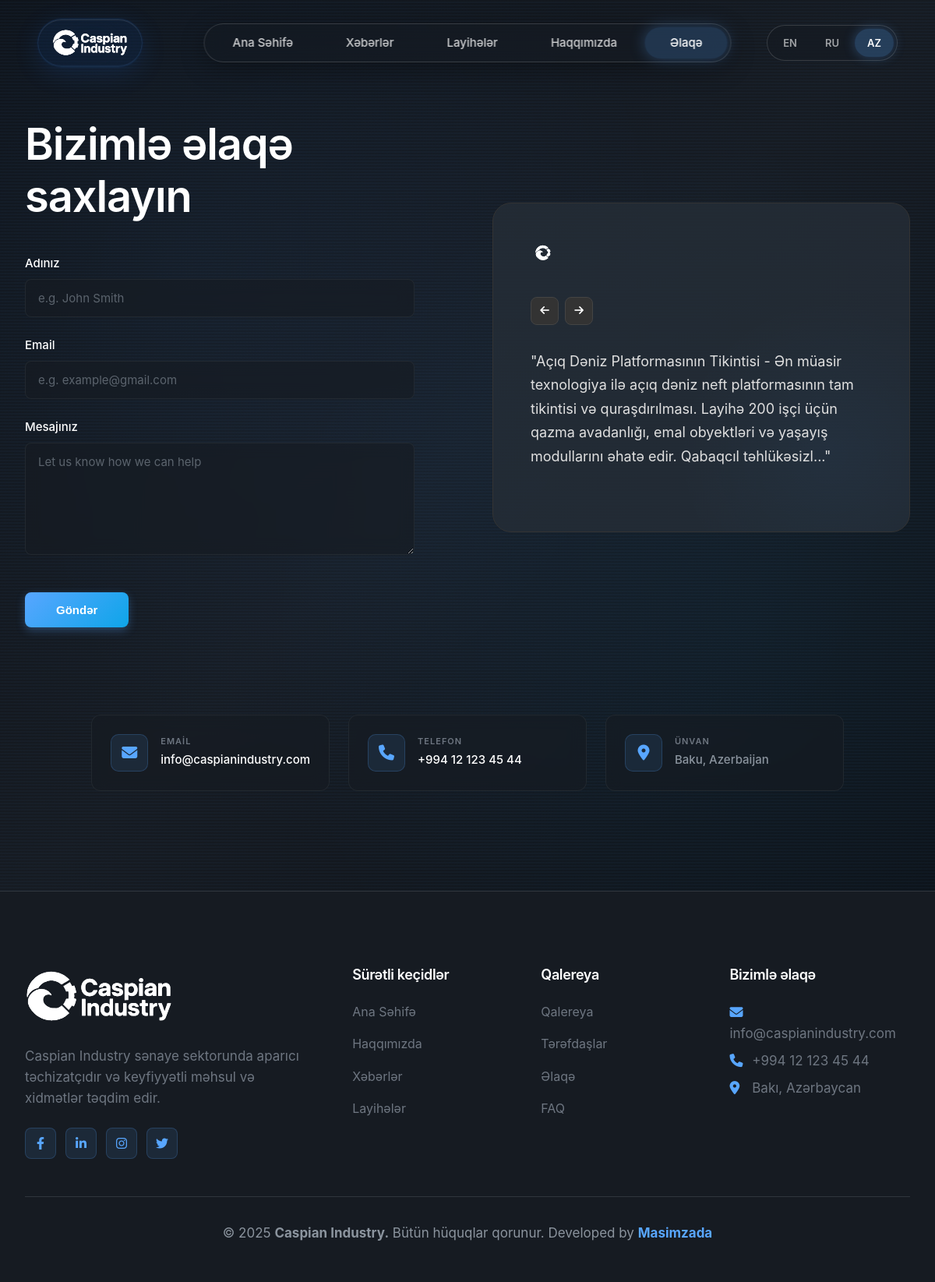
The page /pages/contact.php on the database its author committed.
### tables this page shows
CREATE TABLE projects (
                id INTEGER PRIMARY KEY AUTOINCREMENT,
                title_en TEXT NOT NULL,
                title_ru TEXT NOT NULL,
                title_az TEXT NOT NULL,
                description_en TEXT NOT NULL,
                description_ru TEXT NOT NULL,
                description_az TEXT NOT NULL,
                category_en TEXT,
                category_ru TEXT,
                category_az TEXT,
                client TEXT,
                completion_date DATE,
                location TEXT,
                images TEXT,
                created_at DATETIME DEFAULT CURRENT_TIMESTAMP,
                updated_at DATETIME DEFAULT CURRENT_TIMESTAMP,
                is_published INTEGER DEFAULT 1,
                sort_order INTEGER DEFAULT 0
            );

CREATE TABLE site_settings (
                id INTEGER PRIMARY KEY AUTOINCREMENT,
                setting_key TEXT UNIQUE NOT NULL,
                setting_value TEXT,
                updated_at DATETIME DEFAULT CURRENT_TIMESTAMP
            );

### includes/language.php (called while the page is built, shortened)
<?php
class Language {
    private static $currentLang = DEFAULT_LANG;
    private static $translations = [];
    private static function loadTranslations() {
        $file = __DIR__ . '/../languages/' . self::$currentLang . '.json';
        if (file_exists($file)) {
            $json = file_get_contents($file);
            self::$translations = json_decode($json, true);
        }
    }
    public static function get($key, $default = '') {
        return self::$translations[$key] ?? $default;
    }
    public static function getSuffix() {
        return '_' . self::$currentLang;
    }
}
function t($key, $default = '') {
    return Language::get($key, $default);
}

### pages/contact.php (the view, shortened to what this page needs)
<?php require_once '../includes/header.php'; ?>
<section class="contact-section">
    <div class="contact-container">
        <div class="contact-form-wrapper">
            <h1 class="contact-title"><?php echo t('contact_title','We\'re here to help'); ?></h1>
            <form id="contactForm" action="<?php echo BASE_URL; ?>/includes/contact-handler.php" method="POST" class="modern-contact-form">
                <div class="form-group">
                    <label class="form-label"><?php echo t('contact_name','Name'); ?></label>
                    <input type="text" name="name" class="form-control" placeholder="e.g. John Smith" required>
                </div>
                <div class="form-group">
                    <label class="form-label"><?php echo t('contact_email','Email address'); ?></label>
                    <input type="email" name="email" class="form-control" placeholder="e.g. example@gmail.com" required>
                </div>
                <div class="form-group">
                    <label class="form-label"><?php echo t('contact_message','Message'); ?></label>
                    <textarea name="message" class="form-control" rows="6" placeholder="Let us know how we can help" required></textarea>
                </div>
                <button type="submit" class="btn-send-message">
                    <?php echo t('contact_send','Send message'); ?>
                </button>
            </form>
        </div>
        <div class="testimonial-card-wrapper">
            <div class="testimonial-card">
                <div class="testimonial-gradient"></div>
                <div class="testimonial-content">
                    <div class="testimonial-logo">
                        <img src="<?php echo BASE_URL; ?>/assets/images/logo.svg" alt="Logo">
                    </div>
                    <div class="testimonial-navigation">
                        <button class="nav-arrow" onclick="prevTestimonial()">
                            <i class="fas fa-arrow-left"></i>
                        </button>
                        <button class="nav-arrow" onclick="nextTestimonial()">
                            <i class="fas fa-arrow-right"></i>
                        </button>
                    </div>
                    <div class="testimonial-text" id="testimonialText">
                        <?php
                        $db = Database::getInstance()->getConnection();
                        $lang_suffix = Language::getSuffix();
                        $stmt = $db->query("SELECT * FROM projects WHERE is_published = 1 ORDER BY sort_order ASC LIMIT 1");
                        $project = $stmt->fetch();
                        if ($project) {
                            $title = $project['title' . $lang_suffix];
                            $description = strip_tags($project['description' . $lang_suffix]);
                            $excerpt = mb_substr($description, 0, 200) . '...';
                            echo '<p>"' . htmlspecialchars($title) . ' - ' . htmlspecialchars($excerpt) . '"</p>';
                        } else {
                            echo '<p>"Caspian Industry <strong>cut project delays by 30%</strong> and transformed our global team communication, saving us hours every week."</p>';
                        }
                        ?>
                    </div>
                </div>
            </div>
        </div>
    </div>
    <div class="contact-info-wrapper" >
        <div class="container">
            <?php
            $db = Database::getInstance()->getConnection();
            $stmt = $db->query("SELECT setting_key, setting_value FROM site_settings");
            $settingsData = $stmt->fetchAll(PDO::FETCH_KEY_PAIR);
            $email = isset($settingsData['contact_email']) ? $settingsData['contact_email'] : (isset($settingsData['email']) ? $settingsData['email'] : '');
            $phone = isset($settingsData['contact_phone']) ? $settingsData['contact_phone'] : (isset($settingsData['phone']) ? $settingsData['phone'] : '');
            $address = isset($settingsData['address']) ? $settingsData['address'] : '';
            ?>
            <div class="contact-info-grid" style="margin-top:1rem;">
                <?php if (!empty($email)): ?>
                <div class="contact-info-item">
                    <div class="contact-info-icon">
                        <i class="fas fa-envelope"></i>
                    </div>
                    <div class="contact-info-content">
                        <h4><?php echo t('contact_email','Email'); ?></h4>
                        <a href="mailto:<?php echo htmlspecialchars($email); ?>">
                            <?php echo htmlspecialchars($email); ?>
                        </a>
                    </div>
                </div>
                <?php endif; ?>
                <?php if (!empty($phone)): ?>
                <div class="contact-info-item">
                    <div class="contact-info-icon">
                        <i class="fas fa-phone"></i>
                    </div>
                    <div class="contact-info-content">
                        <h4><?php echo t('contact_phone','Phone'); ?></h4>
                        <a href="tel:<?php echo htmlspecialchars($phone); ?>">
                            <?php echo htmlspecialchars($phone); ?>
                        </a>
                    </div>
                </div>
                <?php endif; ?>
                <?php if (!empty($address)): ?>
                <div class="contact-info-item">
                    <div class="contact-info-icon">
                        <i class="fas fa-map-marker-alt"></i>
                    </div>
                    <div class="contact-info-content">
                        <h4><?php echo t('contact_address','Address'); ?></h4>
                        <p><?php echo nl2br(htmlspecialchars($address)); ?></p>
                    </div>
                </div>
                <?php endif; ?>
            </div>
        </div>
    </div>
</section>
<?php require_once '../includes/footer.php'; ?>

### includes/footer.php (shortened to what this page needs)
    <footer class="footer">
        <div class="container">
            <div class="footer-content">
                <div class="footer-section">
                    <img src="<?php echo BASE_URL; ?>/assets/images/Font+Logo.svg" alt="<?php echo SITE_NAME; ?>" style="height: 78px; margin-bottom: 1rem;   filter: brightness(0) invert(1);">
                    <p><?php echo t('footer_about'); ?></p>
                    <div class="social-links">
                        <?php
                        $db = Database::getInstance()->getConnection();
                        $social_links = [
                            'facebook' => 'fab fa-facebook-f',
                            'linkedin' => 'fab fa-linkedin-in',
                            'instagram' => 'fab fa-instagram',
                            'twitter' => 'fab fa-twitter'
                        ];
                        foreach ($social_links as $platform => $icon) {
                            $stmt = $db->prepare("SELECT setting_value FROM site_settings WHERE setting_key = ?");
                            $stmt->execute([$platform . '_url']);
                            $url = $stmt->fetchColumn();
                            if ($url && $url != '#') {
                                echo "<a href='$url' target='_blank' rel='noopener'><i class='$icon'></i></a>";
                            }
                        }
                        ?>
                    </div>
                </div>
                <div class="footer-section">
                    <h4><?php echo t('footer_quick_links'); ?></h4>
                    <ul class="footer-links">
                        <li><a href="<?php echo BASE_URL; ?>/index.php"><?php echo t('nav_home'); ?></a></li>
                        <li><a href="<?php echo BASE_URL; ?>/pages/about.php"><?php echo t('nav_about'); ?></a></li>
                        <li><a href="<?php echo BASE_URL; ?>/pages/news.php"><?php echo t('nav_news'); ?></a></li>
                        <li><a href="<?php echo BASE_URL; ?>/pages/projects.php"><?php echo t('nav_projects'); ?></a></li>
                    </ul>
                </div>
                <div class="footer-section">
                    <h4><?php echo t('nav_gallery'); ?></h4>
                    <ul class="footer-links">
                        <li><a href="<?php echo BASE_URL; ?>/pages/gallery.php"><?php echo t('nav_gallery'); ?></a></li>
                        <li><a href="<?php echo BASE_URL; ?>/pages/partners.php"><?php echo t('nav_partners'); ?></a></li>
                        <li><a href="<?php echo BASE_URL; ?>/pages/contact.php"><?php echo t('nav_contact'); ?></a></li>
                        <li><a href="<?php echo BASE_URL; ?>/pages/faq.php"><?php echo t('nav_faq'); ?></a></li>
                    </ul>
                </div>
                <div class="footer-section">
                    <h4><?php echo t('footer_contact'); ?></h4>
                    <?php
                    $db = Database::getInstance()->getConnection();
                    $settings = ['contact_email', 'contact_phone', 'contact_address' . Language::getSuffix()];
                    foreach ($settings as $setting) {
                        $stmt = $db->prepare("SELECT setting_value FROM site_settings WHERE setting_key = ?");
                        $stmt->execute([$setting]);
                        $value = $stmt->fetchColumn();
                        if ($value) {
                            if (strpos($setting, 'email') !== false) {
                                echo "<p><i class='fas fa-envelope'></i> <a href='mailto:$value'>$value</a></p>";
                            } elseif (strpos($setting, 'phone') !== false) {
                                echo "<p><i class='fas fa-phone'></i> <a href='tel:$value'>$value</a></p>";
                            } else {
                                echo "<p><i class='fas fa-map-marker-alt'></i> $value</p>";
                            }
                        }
                    }
                    ?>
                </div>
            </div>
            <div class="footer-bottom">
                <p>&copy; <?php echo date('Y'); ?> <b><?php echo SITE_NAME; ?>.</b> <?php echo t('footer_rights'); ?>  Developed by <a href="https://nurkhanmasimzada.site" style="text-decoration: none; font-weight: bold;">Masimzada</a></p>
            </div>
        </div>
    </footer>
</body>
</html>

### rows shown on the page
projects: title_az "Açıq Dəniz Platformasının Tikintisi", description_az "Ən müasir texnologiya ilə açıq dəniz neft platformasının tam tikintisi və quraşdırılması. Layihə 200 işçi üçün qazma avadanlığı, emal obyektləri və yaşayış modullarını əhatə edir. Qabaqcıl təhlükəsizl..."
site_settings: setting_value "info@caspianindustry.com"
site_settings: setting_value "+994 12 123 45 44"
site_settings: setting_value "Bakı, Azərbaycan"

### other values the page prints
t('nav_home','Home') "Ana Səhifə"
t('nav_news','News') "Xəbərlər"
t('nav_projects','Projects') "Layihələr"
t('nav_about','About') "Haqqımızda"
t('nav_contact','Contact') "Əlaqə"
t('contact_title','We\'re here to help') "Bizimlə əlaqə saxlayın"
t('contact_name','Name') "Adınız"
t('contact_email','Email address') "Email"
t('contact_message','Message') "Mesajınız"
t('contact_send','Send message') "Göndər"
t('contact_email','Email') "EMAIL"
$email "info@caspianindustry.com"
t('contact_phone','Phone') "TELEFON"
$phone "+994 12 123 45 44"
t('contact_address','Address') "ÜNVAN"
